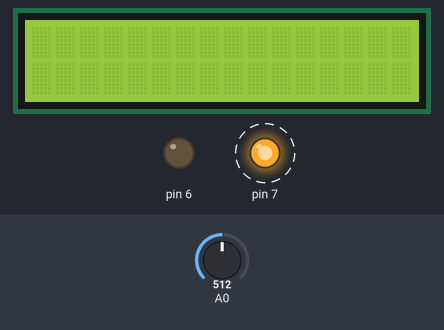
Simulated run of this sketch. Board: Arduino Uno, built with avr-gcc and run on an emulated ATmega328P. Parts: 16×2 character LCD, output pins drawn as LEDs (lit = HIGH). Dashed ring = blinking. The test bench sets the inputs (shaded band); at power-on: A0 = 512. What the sketch prints to the serial monitor is not drawn.

Above: at 0.3 s.
Timing chart, 0 to 3.1 s (numbered marks = the images above):
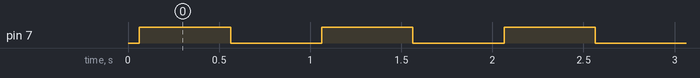

The sketch:

uno_door.ino
```cpp
#include <Time.h>
#include <TimeLib.h>
#include <LiquidCrystal.h>

#include <Servo.h>

LiquidCrystal lcd(12,11,5,4,3,2);
Servo myservo;

void setup() {
  // set up the LCD's number of columns and rows:
  lcd.begin(16, 2);
  // Print a message to the LCD.
  pinMode(6,OUTPUT);
  pinMode(7,OUTPUT);
  Serial.begin(9600);

}


void loop()
{
  Serial.print("IR level  ");
  digitalWrite(7,HIGH);
  Serial.println(analogRead(A0));

  delay(500);
  Serial.print("IR level  ");
  digitalWrite(7,LOW);
  Serial.println(analogRead(A0));

  delay(500);

}
```

Measured:
- by itself, pin 7: alternates HIGH for 0.50 s and LOW for 0.50 s
